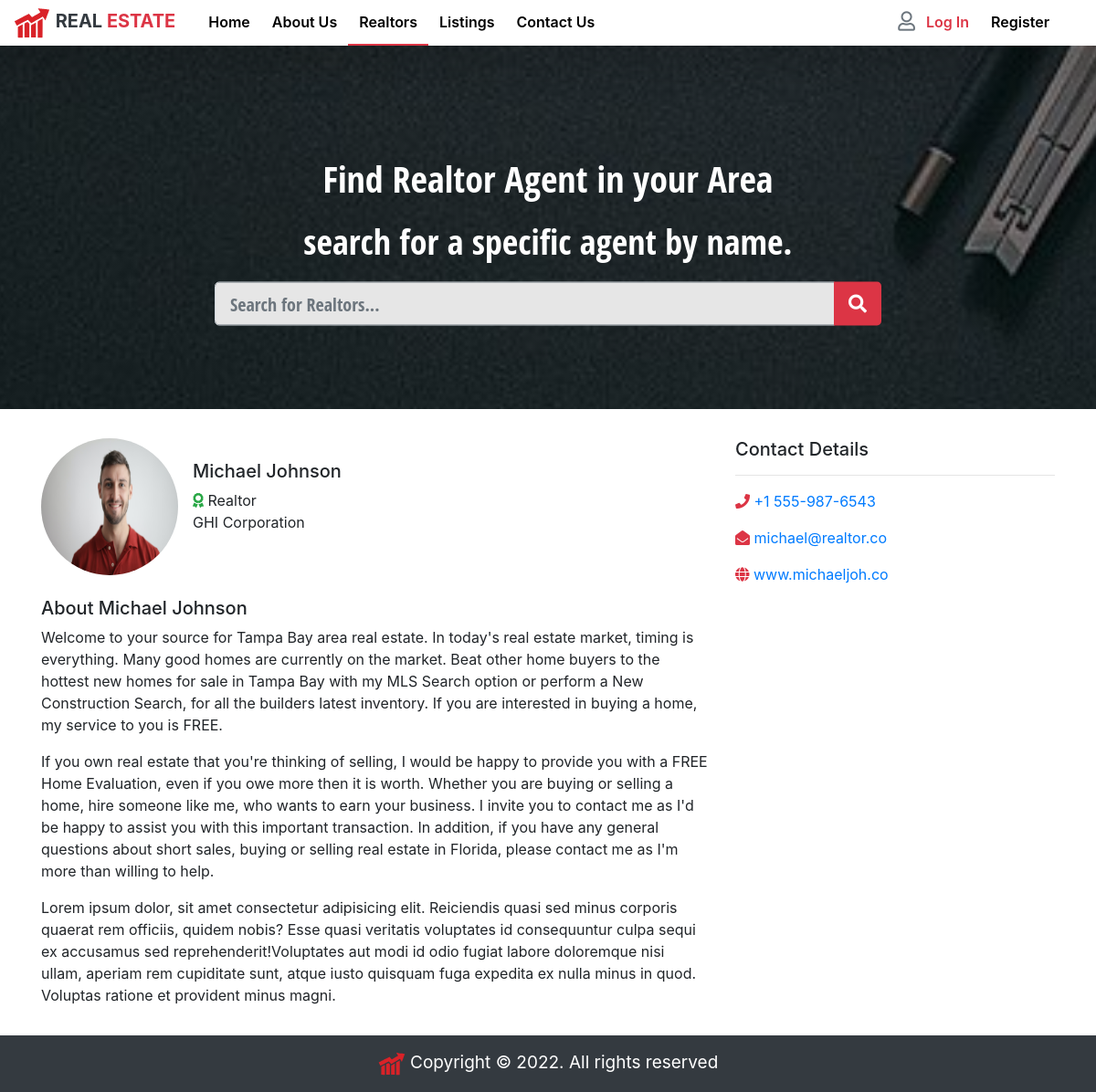
/realtors/9, run on the app's committed database.
### realtors/models.py (models this page shows, shortened)
class Realtor(models.Model):
    name = models.CharField(max_length=200, db_index=True)
    phone = models.CharField(max_length=15)
    email = models.EmailField(max_length=50, unique=True)
    website = models.CharField(max_length=60, unique=True)
    company_assoicated = models.CharField(max_length=100, unique=True)
    photo = models.ImageField(upload_to='uploads/%y/%m/%d')
    hire_date = models.DateTimeField(default=datetime.now, blank=True, db_index=True)

### realtors/views.py (the view)
# urls.py: path('<int:pk>', views.RealtorView.as_view(), name='realtor'),
class RealtorView(DetailView):
    model = Realtor
    template_name = 'realtors/realtor.html'
    context_object_name = 'realtor'

### realtors/templates/realtors/realtor.html (shortened to what this page needs)
{% extends 'base.html' %}
{% load static %}
{% block content %}
    {% include 'partials/_showcase-realtors.html' %}
    <article id="about-realtor">
        <div class="container mb-3">
            <div class="row">
                <div class="col-lg-8">
                    <div class="media">
                        <img class="mr-3" src="{{ realtor.photo.url }}" alt="realtors image">
                        <div class="media-body">
                          <h5 class="mt-4">{{ realtor.name }}</h5>
                          <p>
                              <i class="fas fa-award text-success"></i>
                              Realtor <br />
                                {{ realtor.company_assoicated }}
                            </p>
                        </div>
                    </div>
                    <h5 class="mt-4">About {{ realtor.name }}</h5>
                    <p>Welcome to your source for Tampa Bay area real estate.
                        In today's real estate market, timing is everything. Many good homes are currently on the market. Beat other home buyers to the hottest new homes for sale in Tampa Bay with my MLS Search option or perform a New Construction Search, for all the builders latest inventory.
                        If you are interested in buying a home, my service to you is FREE.</p>
                    <p>If you own real estate that you're thinking of selling, I would be happy to provide you with a FREE Home Evaluation, even if you owe more then it is worth.
                        Whether you are buying or selling a home, hire someone like me, who wants to earn your business. I invite you to contact me as I'd be happy to assist you with this important transaction.
                        In addition, if you have any general questions about short sales, buying or selling real estate in Florida, please contact me as I'm more than willing to help.</p>
                    <p>Lorem ipsum dolor, sit amet consectetur adipisicing elit. Reiciendis quasi sed minus corporis quaerat rem officiis, quidem nobis? Esse quasi veritatis voluptates id consequuntur culpa sequi ex accusamus sed reprehenderit!Voluptates aut modi id odio fugiat labore doloremque nisi ullam, aperiam rem cupiditate sunt, atque iusto quisquam fuga expedita ex nulla minus in quod. Voluptas ratione et provident minus magni.</p>
                </div>
                    <div class="col-lg-4">
                        <h5>Contact Details</h5>
                        <hr />
                        <p class="text-muted my-3">
                            <i class="fas fa-phone res-text-primary"></i>
                            <a href="#">{{ realtor.phone }}</a>
                        </p>
                        <p class="text-muted my-3">
                            <i class="fas fa-envelope-open res-text-primary"></i>
                            <a href="#">{{ realtor.email }}</a>
                        </p>
                        <p class="text-muted my-3">
                            <i class="fas fa-globe res-text-primary"></i>
                            <a href="#">{{ realtor.website }}</a>
                        </p>
                    </div>
            </div>
        </div>
    </article>
{% endblock %}

### realestate/static/css/main.css (style rules this page uses)
:root { --res-primary-color: #dc3545; --res-secondary-color: #343a40; --res-hover-color: #c82333; }
.res-text-primary { color: var(--res-primary-color) !important; }
a { text-decoration: none !important; }
#about-realtor img { width: 150px; height: 150px; border-radius: 50%; }
body { padding-top: 48px; }

### data on the page
Realtor: photo (picture), name "Michael Johnson", company_assoicated "GHI Corporation", phone "+1 555-987-6543", email "michael@realtor.co", website "www.michaeljoh.co"
